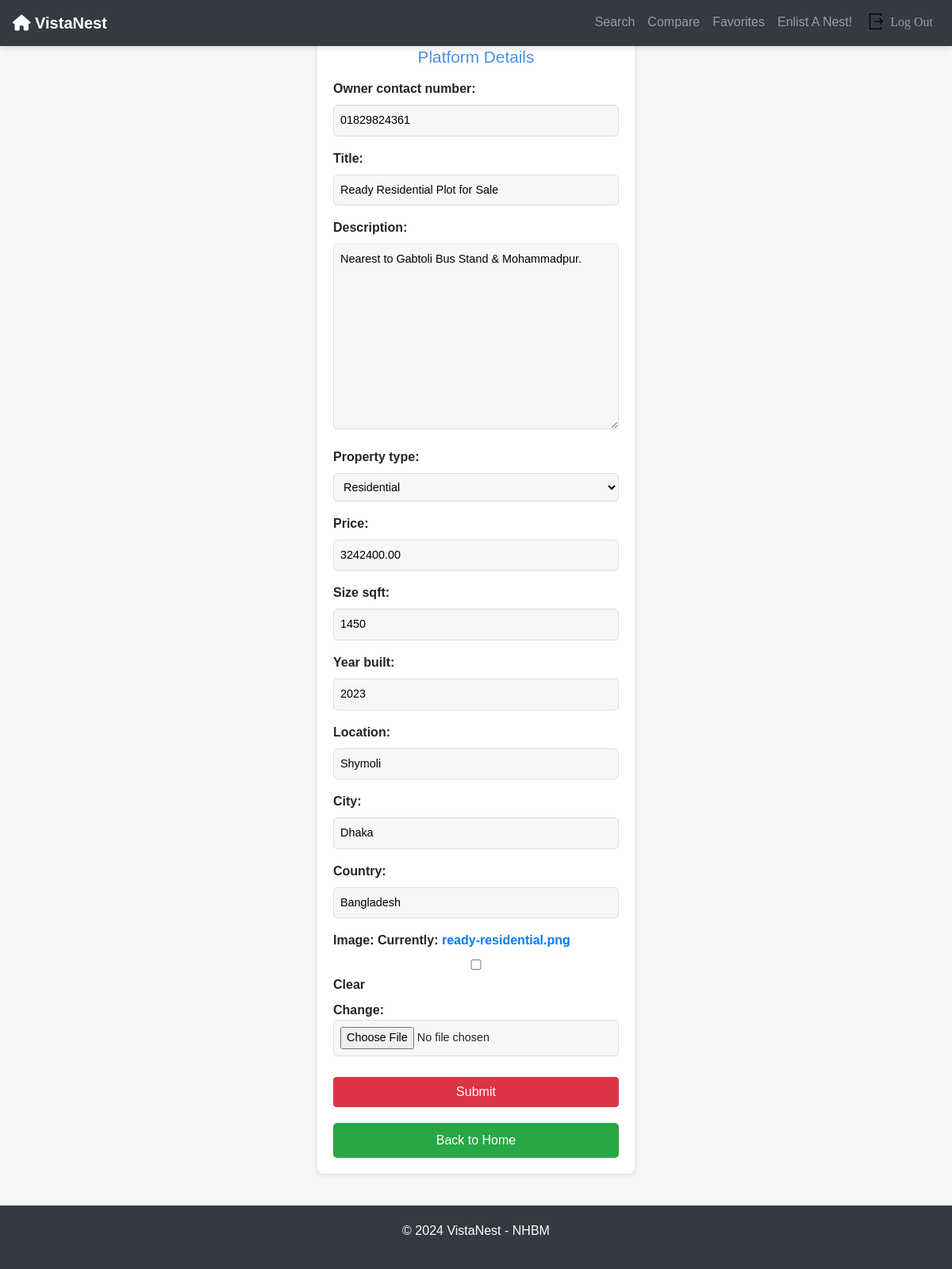
/platforms/update-platform/16, run on an earlier commit of the app's database.
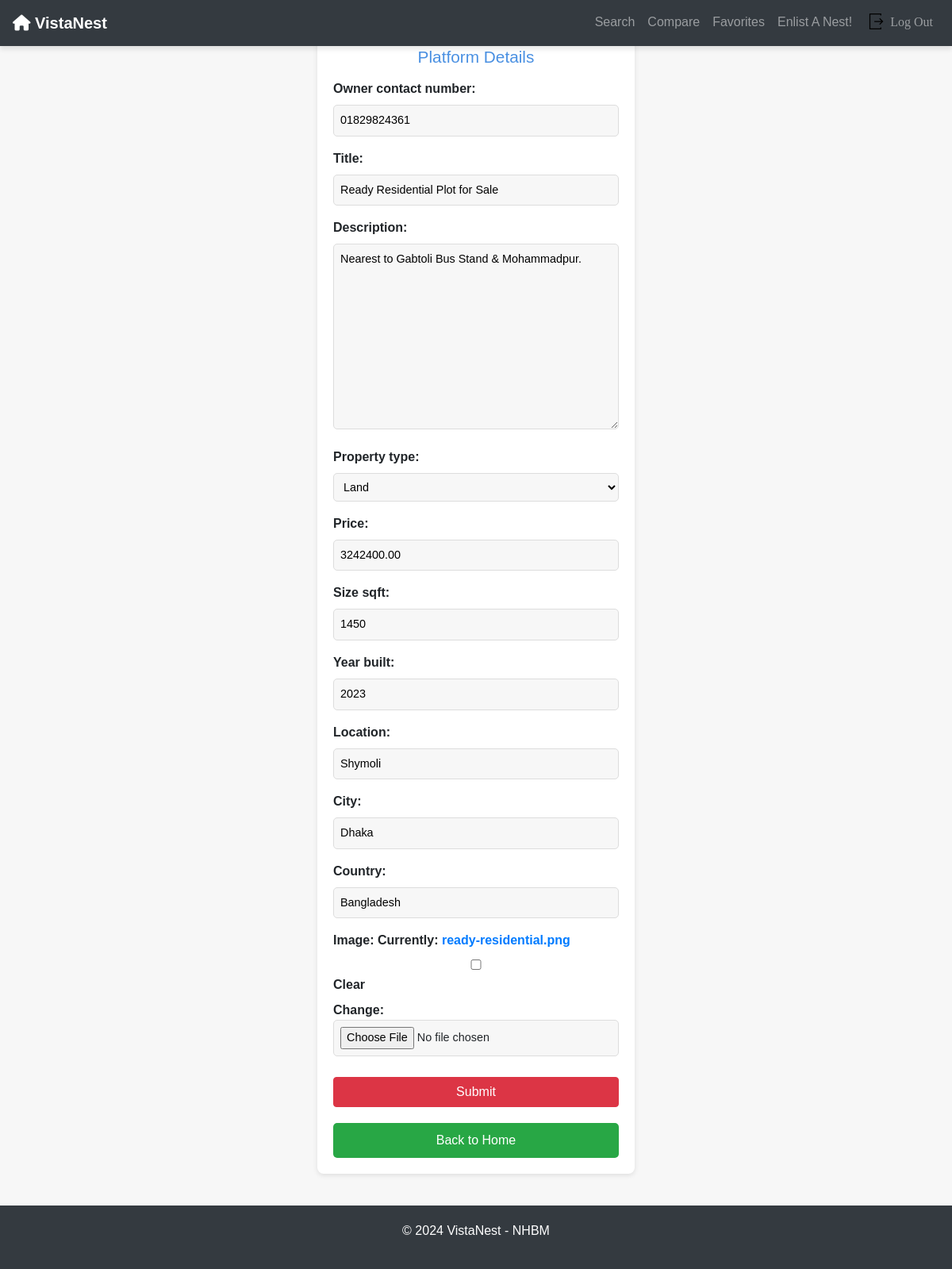
And on a later commit of the database.
### platforms/models.py (models this page shows, shortened)
class Platform(models.Model):
    property_type_choices = [
        ('Residential', 'Residential'),
        ('Commercial', 'Commercial'),
        ('Land', 'Land'),
        ('Industrial', 'Industrial'),
        ('Special Purpose', 'Special Purpose')
    ]
    owner_contact_number = models.CharField(max_length=15, blank=True, null=True)
    title = models.CharField(max_length=100)
    description = models.TextField(default="This Property is mindblowing!")
    property_type = models.CharField(max_length=20, choices=property_type_choices)
    price = models.DecimalField(max_digits=10, decimal_places=2)
    size_sqft = models.PositiveIntegerField()
    year_built = models.PositiveIntegerField()
    location = models.CharField(max_length=100)
    city = models.CharField(max_length=50)
    country = models.CharField(max_length=50)
    listed_date = models.DateField(auto_now_add=True)
    image = models.ImageField(upload_to='platform_image/', blank=True, null=True, default='platform_image/houses.png')

### platforms/views.py (the view)
# urls.py: path('update-platform/<int:p_id>', views.update_platform, name='update-platform'),
def update_platform(request, p_id):
    p = Platform.objects.get(pk=p_id)
    if request.method == "POST":
        form = forms.PlatformForm(request.POST or None, request.FILES, instance=p)
        if form.is_valid():
            form.save()
            return redirect("home")
    else:
        form = forms.PlatformForm(instance=p)
    return render(request, 'forms.html', {
        "form": form
    })

### platforms/forms.py
class PlatformForm(forms.ModelForm):
    class Meta:
        model = Platform
        fields = '__all__'
    image = forms.ImageField(required=False)

### templates/forms.html (shortened to what this page needs)
<!DOCTYPE html>
<html lang="en">
{% extends "home.html" %}
{% block content %}
<head>
</head>
<body>
    <div class="container">
        <h1>Platform Details</h1>
        <form method="POST" enctype="multipart/form-data">
            <div>
                <b>{{ form.as_p }}</b>
            </div>
            <button type="submit" class="btn btn-danger">Submit</button>
            <a href="{% url 'home' %}" class="btn-back">Back to Home</a>
        </form>
    </div>
</body>
{% endblock %}

What changed in the data, as far as the page shows it:
changed Platform "Ready Residential Plot for Sale": property_type "Residential" → "Land"
